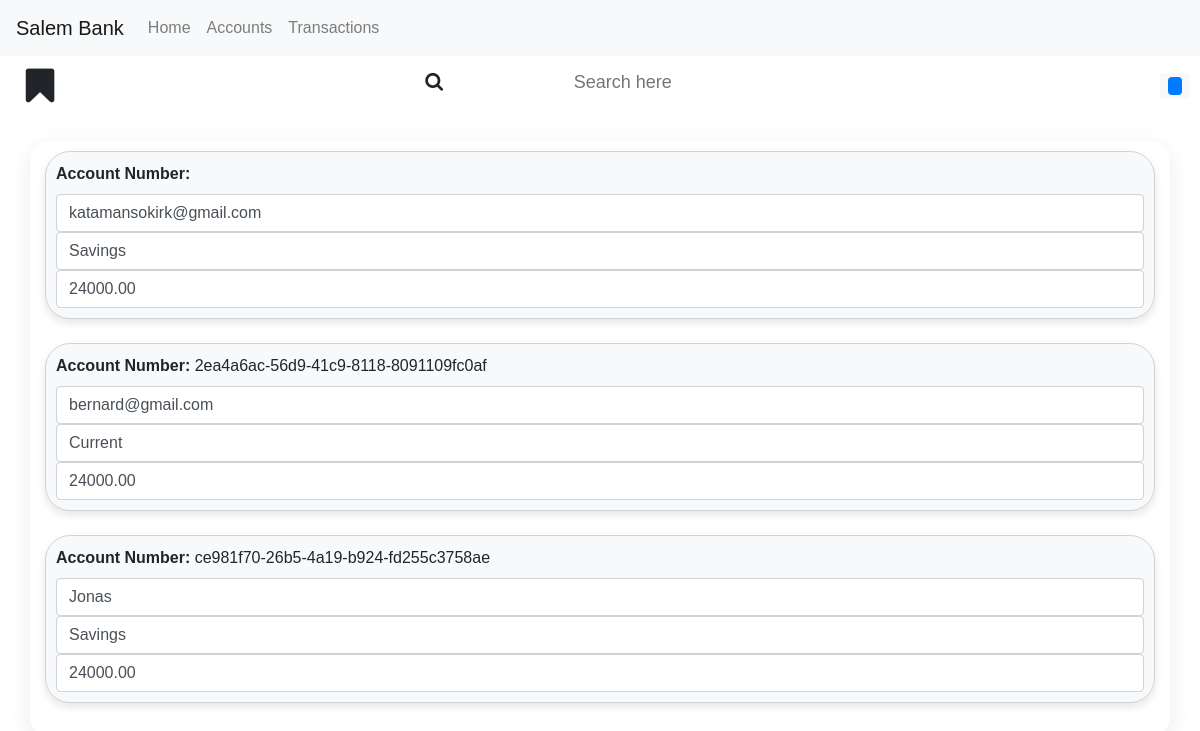
The app's page /list_accounts/, older data.
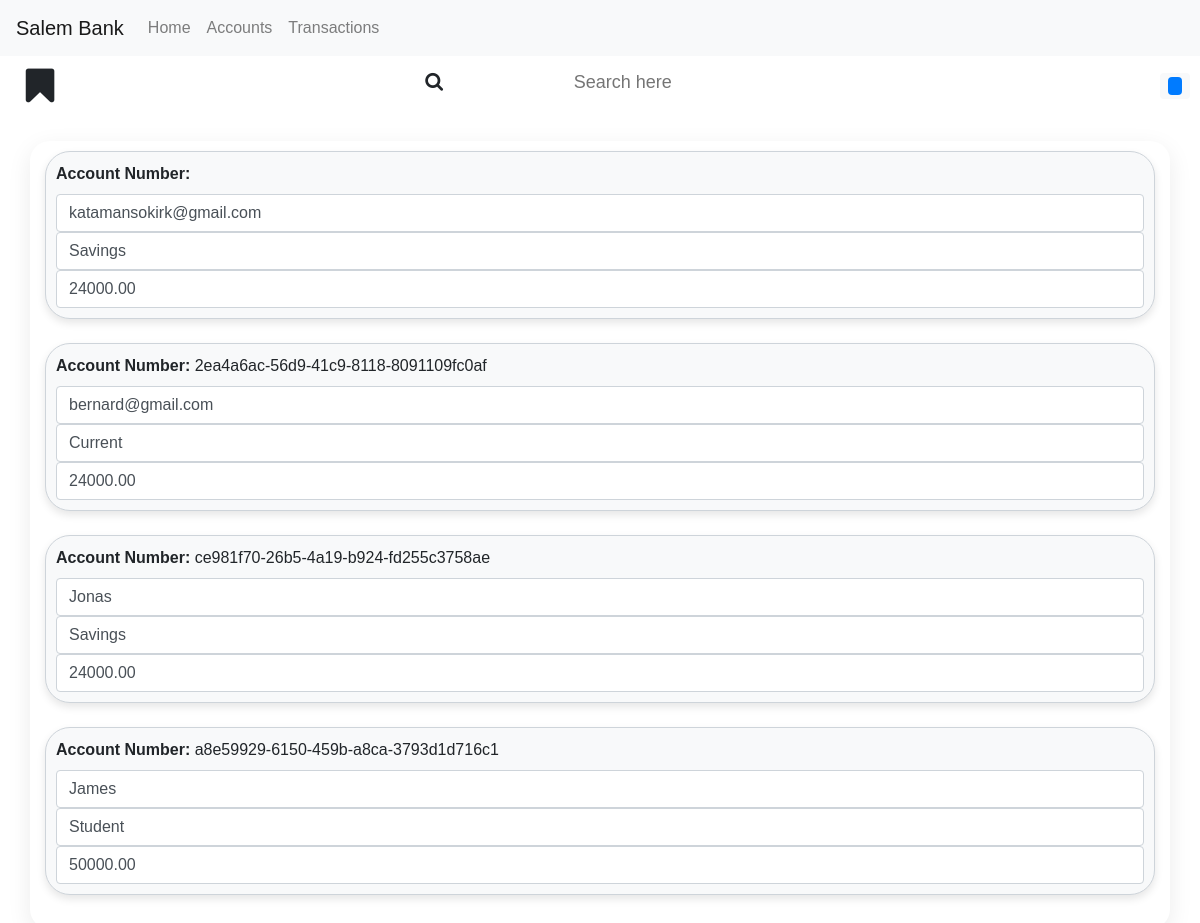
The same page, newer data.
### Accounts/models.py (models this page shows, shortened)
class Account(models.Model):
    user = models.OneToOneField(User, on_delete=models.CASCADE)  # Link the account to a user
    account_number = models.CharField(max_length=10, unique=True)
    initial_deposit = models.DecimalField(max_digits=10, decimal_places=2)
    account_balance = models.DecimalField(max_digits=10, decimal_places=2)
    account_type = models.CharField(max_length=20, choices=[
        ('Savings', 'Savings'),
        ('Current', 'Current'),
        ('Student', 'Student'),
    ])
    account_pin = models.PositiveIntegerField()

### Accounts/views.py (the view)
# urls.py: path('list_accounts/', views.list_accounts, name='list_accounts'),
def list_accounts(request):
    account = Account.objects.all()
    context = {'accounts': account}
    return render(request, 'accounts.html', context)

### Accounts/templates/accounts.html
{% extends "base.html" %}
{% block content %}
{% for account in accounts %}
    <div class="sub-container">
        <div class="form-label"><strong>Account Number: </strong>{{ account.account_number }}</div>
        <div class="form-control">{{ account.user.username}}</div>
        <div class="form-control">{{ account.account_type }}</div>
        <div class="form-control">{{ account.account_balance }}</div>
    </div><br>
{% endfor %}
{% endblock %}

Row changes from the older to the newer data that the page shows:
added Account: account_number "a8e59929-6150-459b-a8ca-3793d1d716c1", user.username "James", account_type "Student", account_balance "50000.00"
